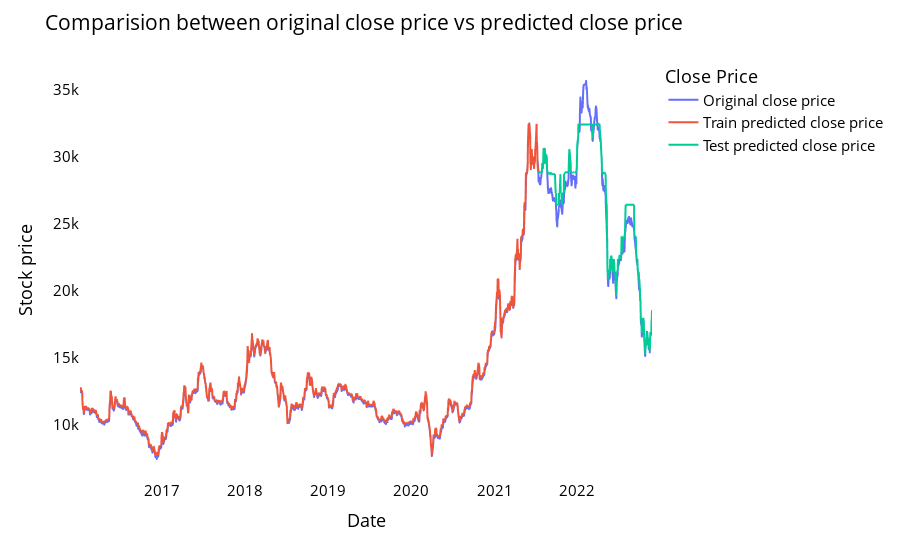

Notebook code cell kept with this figure:
### Code cell
# shift train predictions for plotting
from itertools import cycle
import plotly.express as px

print(RF_train_predict.shape)
print(RF_test_predict.shape)
print(closedf.shape)
print(len(close_stock))

look_back=time_step
trainPredictPlot = np.empty_like(closedf)
trainPredictPlot[:, :] = np.nan
# trainPredictPlot[look_back:len(RF_train_predict)+look_back, :] = RF_train_predict
trainPredictPlot[0:len(RF_train_predict), :] = RF_train_predict

print("Train predicted data: ", trainPredictPlot)

# shift test predictions for plotting
testPredictPlot = np.empty_like(closedf)
testPredictPlot[:, :] = np.nan
# testPredictPlot[len(RF_train_predict)+(look_back*2)+1:len(closedf)-1, :] = RF_test_predict
testPredictPlot[len(RF_train_predict):len(closedf), :] = RF_test_predict

print("Test predicted data: ", testPredictPlot.shape)

names = cycle(['Original close price','Train predicted close price','Test predicted close price'])


plotdf = pd.DataFrame({'date': close_stock['trunc_time'],
                       'original_close': close_stock['ma_5'],
                      'train_predicted_close': trainPredictPlot.reshape(1,-1)[0].tolist(),
                      'test_predicted_close': testPredictPlot.reshape(1,-1)[0].tolist()})

fig = px.line(plotdf,x=plotdf['date'], y=[plotdf['original_close'],plotdf['train_predicted_close'],
                                          plotdf['test_predicted_close']],
              labels={'value':'Stock price','date': 'Date'})
fig.update_layout(title_text='Comparision between original close price vs predicted close price',
                  plot_bgcolor='white', font_size=15, font_color='black', legend_title_text='Close Price')
fig.for_each_trace(lambda t:  t.update(name = next(names)))

fig.update_xaxes(showgrid=False)
fig.update_yaxes(showgrid=False)
fig.show()

### Figure 1 — Plotly figure (JSON) as saved in the notebook; plotly's stock layout.template omitted (floating-point values rounded to 4 significant figures; data arrays with more than 128 entries replaced by an {"elided": "..."} marker saying what was removed)
{"data": [{"hovertemplate": "variable=original_close<br>Date=%{x}<br>Stock price=%{y}<extra></extra>", "legendgroup": "original_close", "line": {"color": "#636efa", "dash": "solid"}, "marker": {"symbol": "circle"}, "mode": "lines", "name": "Original close price", "showlegend": true, "type": "scattergl", "x": {"elided": "1727 str values"}, "xaxis": "x", "y": {"elided": "1727 float values"}, "yaxis": "y"}, {"hovertemplate": "variable=train_predicted_close<br>Date=%{x}<br>Stock price=%{y}<extra></extra>", "legendgroup": "train_predicted_close", "line": {"color": "#EF553B", "dash": "solid"}, "marker": {"symbol": "circle"}, "mode": "lines", "name": "Train predicted close price", "showlegend": true, "type": "scattergl", "x": {"elided": "1727 str values"}, "xaxis": "x", "y": {"elided": "1727 float values"}, "yaxis": "y"}, {"hovertemplate": "variable=test_predicted_close<br>Date=%{x}<br>Stock price=%{y}<extra></extra>", "legendgroup": "test_predicted_close", "line": {"color": "#00cc96", "dash": "solid"}, "marker": {"symbol": "circle"}, "mode": "lines", "name": "Test predicted close price", "showlegend": true, "type": "scattergl", "x": {"elided": "1727 str values"}, "xaxis": "x", "y": {"elided": "1727 float values"}, "yaxis": "y"}], "layout": {"font": {"color": "black", "size": 15}, "legend": {"title": {"text": "Close Price"}, "tracegroupgap": 0}, "margin": {"t": 60}, "plot_bgcolor": "white", "title": {"text": "Comparision between original close price vs predicted close price"}, "xaxis": {"anchor": "y", "domain": [0, 1], "showgrid": false, "title": {"text": "Date"}}, "yaxis": {"anchor": "x", "domain": [0, 1], "showgrid": false, "title": {"text": "Stock price"}}}}
